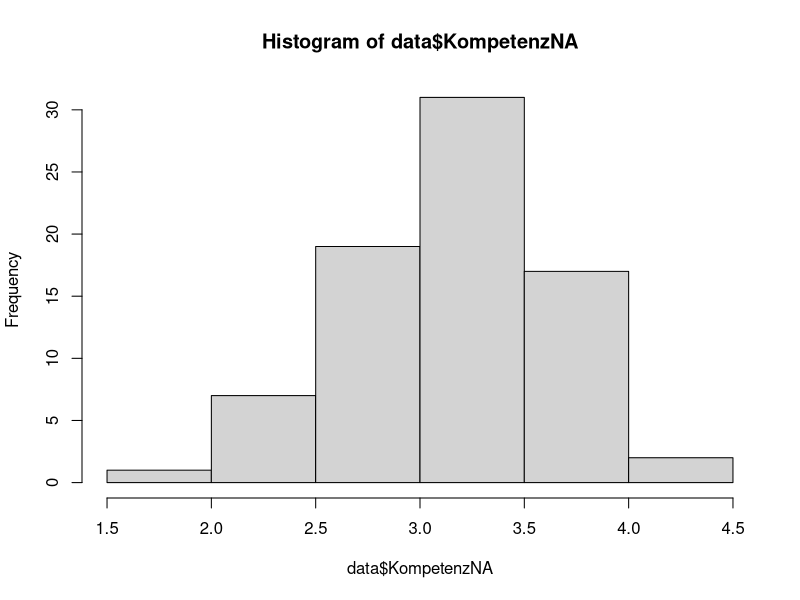
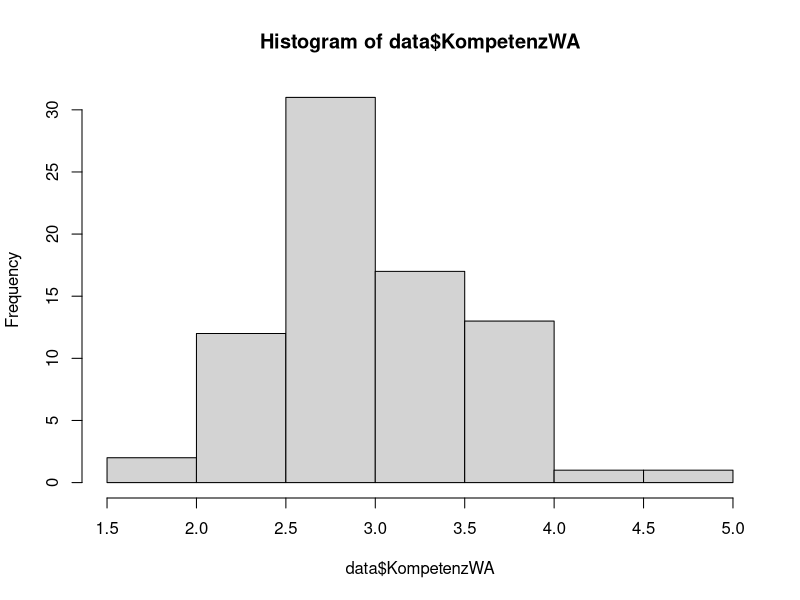
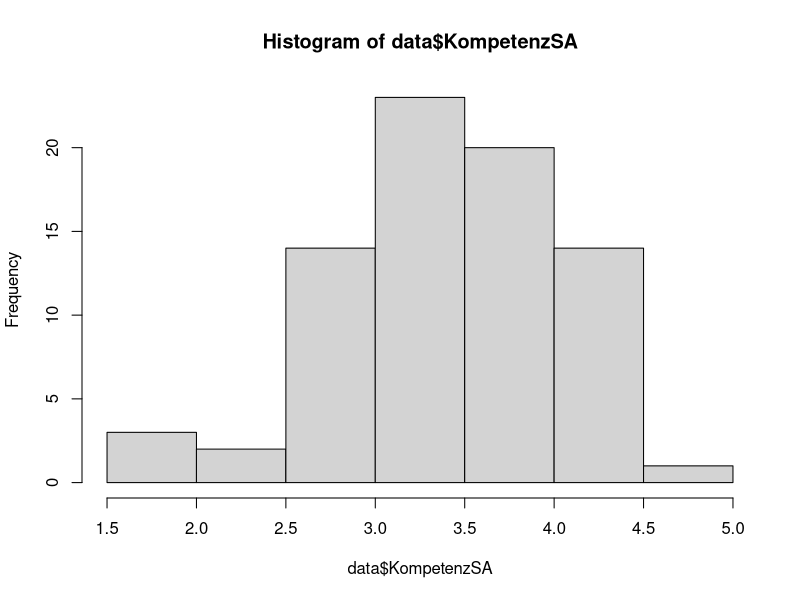
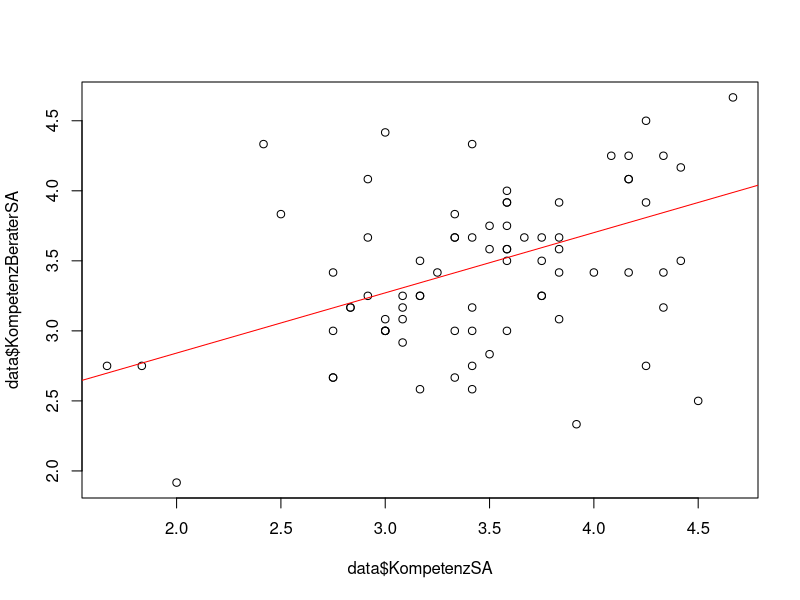
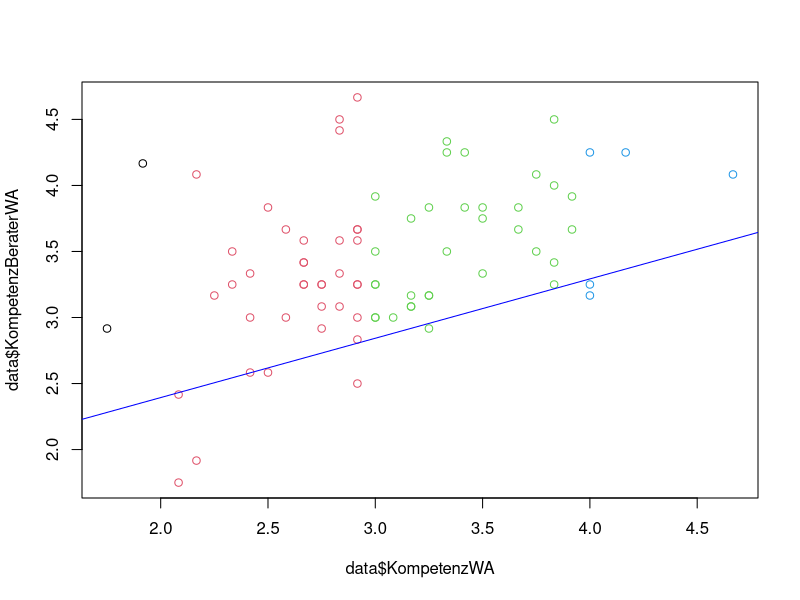
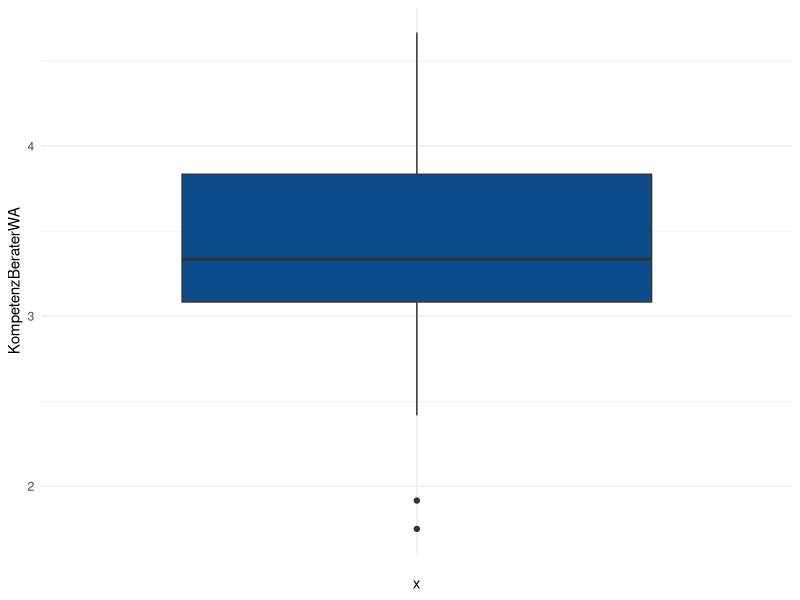
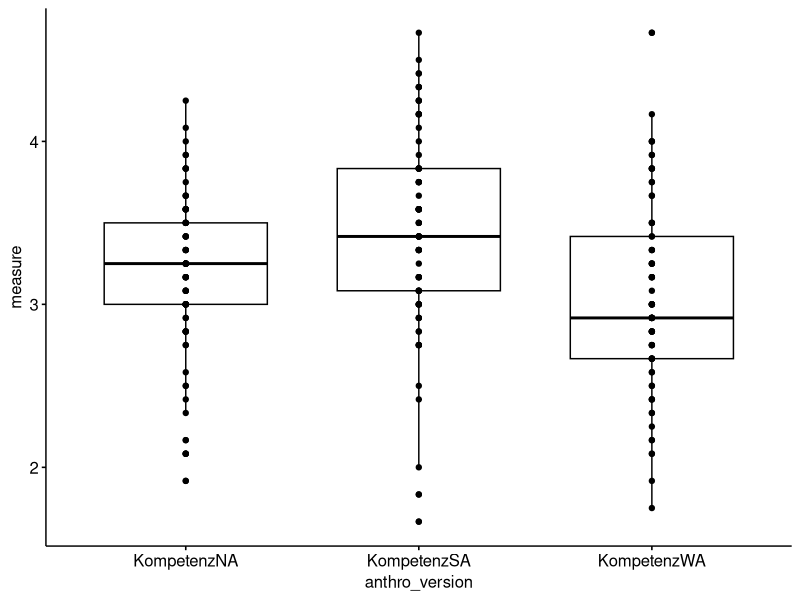
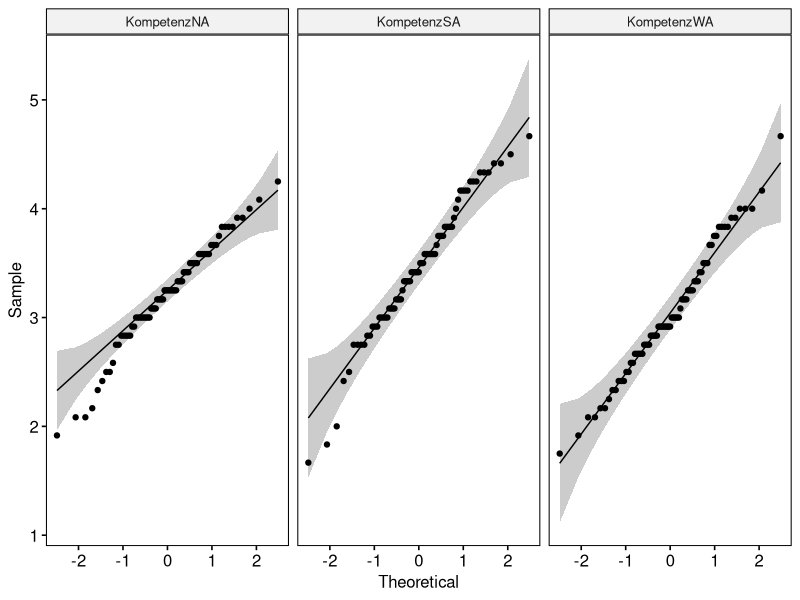

The R script that drew these images, in order:
library(data.table)
library(psych)
library(ggplot2)
library(tidyverse)
library(ggpubr)
library(rstatix)

# ------------------Data Loading and Preparation ------------------------
#load data
data <- fread("survey_results_manualclean.csv")
#remove empty rows
data <- data[-(64),]

# replace NANs with NA
is.nan.data.frame <- function(x)
  do.call(cbind, lapply(x, is.nan))

data[is.nan(data)] <- NA


# -------------NA------------------------------------
#Prüfung ob Kompetenzvariabeln NA normalverteilt

# Shapiro Wilk normality test
shapiro.test(data$KompetenzNA)
# W = 0.97636, p-value = 0.1612
# da p > 0.05 sind Daten normalverteilt
hist(data$KompetenzNA)
# Histogram ist etwa normalverteilt - Bestätigt Shapiro-Wilk Test

# -------------WA------------------------------------
#Prüfung ob Kompetenzvariabeln WA normalverteilt
# Shapiro Wilk normality test
shapiro.test(data$KompetenzWA)
# W = 0.98437, p-value = 0.4662
# da p > 0.05 sind Daten normalverteilt
hist(data$KompetenzWA)
# Histogram ist etwa normalverteilt - Bestätigt Shapiro-Wilk Test

# -------------SA------------------------------------
#Prüfung ob Kompetenzvariabeln SA normalverteilt
# Shapiro Wilk normality test
shapiro.test(data$KompetenzSA)
# W = 0.97451, p-value = 0.1241
# da p > 0.05 sind Daten normalverteilt
hist(data$KompetenzSA)
# Histogram ist etwa normalverteilt - Bestätigt Shapiro-Wilk Test




# --------------------------- Welch Two Sample t-Test NA-SA ----------------------------
# Vorbedingung: Ist Varianz etwa gleich?
describeBy(data$KompetenzSA, na.rm = TRUE)
describeBy(data$KompetenzNA, na.rm = TRUE)
# KompetenzSA sd = 0.61; KompetenzNA sd = 0.48

# Nullhypothese: No difference between averages of the two groups

# ---Alternativhypothese: SA ist weniger kompetent als NA
t.test(data$KompetenzNA, data$KompetenzSA, alternative = "less", na.rm = TRUE)
#t = -2.7794, df = 143.55, p-value = 0.003088
#alternative hypothesis: true difference in means is less than 0


# ---Alternativhypothese: SA ist kompetenter als NA
t.test(data$KompetenzNA, data$KompetenzSA, alternative = "greater", na.rm = TRUE)
#t = -2.7794, df = 143.55, p-value = 0.9969
#alternative hypothesis: true difference in means is greater than 0
# ---> there is not enough evidence of a difference between the (true) averages of the two groups

# ---Two-sided
t.test(data$KompetenzNA, data$KompetenzSA, alternative = "two.sided", na.rm = TRUE)
# t = -2.7794, df = 143.55, p-value = 0.006175
# alternative hypothesis: true difference in means is not equal to 0





# --------------------------- Wilcoxon NA-SA ----------------------------
describe(data$KompetenzNA)
#    vars  n mean   sd median trimmed  mad  min  max range  skew kurtosis   se
# X1    1 77  3.2 0.48   3.25    3.23 0.37 1.92 4.25  2.33 -0.45     0.16 0.05
describe(data$KompetenzSA)
#   vars  n mean   sd median trimmed  mad  min  max range  skew kurtosis   se
#X1    1 77 3.45 0.61   3.42    3.47 0.62 1.67 4.67     3 -0.41     0.24 0.07

# Ist die wahrgenommene Kompetenz des NA geringer als diejenige des SA?
wilcox.test(data$KompetenzNA, data$KompetenzSA, paired = TRUE, exact = FALSE, correct = TRUE, alternative = "less")
# V = 763, p-value = 0.001588
# alternative hypothesis: true location shift is less than 0
# --> Ja

# --------------------------- Wilcoxon NA-WA ----------------------------
describe(data$KompetenzNA)
#    vars  n mean   sd median trimmed  mad  min  max range  skew kurtosis   se
# X1    1 77  3.2 0.48   3.25    3.23 0.37 1.92 4.25  2.33 -0.45     0.16 0.05
describe(data$KompetenzWA)
#    vars  n mean  sd median trimmed  mad  min  max range skew kurtosis   se
# X1    1 77 3.04 0.58   2.92    3.03 0.49 1.75 4.67  2.92 0.26    -0.23 0.07

# Ist die wahrgenommene Kompetenz des NA geringer als diejenige des WA?
wilcox.test(data$KompetenzNA, data$KompetenzWA, paired = TRUE, exact = FALSE, correct = TRUE, alternative = "less")
# V = 1714.5, p-value = 0.9939
# --> Nein

# --------------------------- Wilcoxon WA-SA ----------------------------
describe(data$KompetenzWA)
#    vars  n mean  sd median trimmed  mad  min  max range skew kurtosis   se
# X1    1 77 3.04 0.58   2.92    3.03 0.49 1.75 4.67  2.92 0.26    -0.23 0.07
describe(data$KompetenzSA)
#   vars  n mean   sd median trimmed  mad  min  max range  skew kurtosis   se
#X1    1 77 3.45 0.61   3.42    3.47 0.62 1.67 4.67     3 -0.41     0.24 0.07

# Ist die wahrgenommene Kompetenz des NA grösser als diejenige des WA?
wilcox.test(data$KompetenzWA, data$KompetenzSA, paired = TRUE, exact = FALSE, correct = TRUE, alternative = "greater")
# V  = 496, p-value = 1
# --> Nein




# --------------------------- Multiple Regression KompetenzSA~KompetenzBeraterSA----------------------------
plot(data$KompetenzSA, data$KompetenzBeraterSA)

#Beraterkompetenz abhängig von HM Kompetenz?
testmodel <- lm(KompetenzSA~KompetenzBeraterSA, data = data)

# add line to plot which shows the estimated values
abline(testmodel, col="red")

summary(testmodel)


# --------------------------- Multiple Regression KompetenzWA~KompetenzBeraterWA----------------------------
plot(data$KompetenzWA, data$KompetenzBeraterWA, col = data$KompetenzWA)

#Beraterkompetenz abhängig von HM Kompetenz?
testmodel <- lm(KompetenzWA~KompetenzBeraterWA, data = data)
# da p-value: 6.633e-05, leistet das Modell einen Erklärungsbeitrag zur Fragestellung
# --> Multiple R-squared:  0.1923 -> ich kann ledglich 17.42% der Varianz von KompetenzWA erklären (sehr wenig)
# --> Ändert sich die KompetenzBeraterWA um 1 Einheit, steigt die KompetenzWA um 0.4371

# add line to plot which shows the estimated values
abline(testmodel, col="blue")

summary(testmodel)





# ---------------------------  Pearson Korrelation KompetenzXA~KompetenzBeraterXA----------------------------
# Voraussetzungen erfüllt gemäss https://www.methodenberatung.uzh.ch/de/datenanalyse_spss/zusammenhaenge/korrelation.html#3.6._Eine_typische_Aussage

#detect outliers using a boxplot
ggplot(data) +
  aes(x = "", y = KompetenzBeraterWA) +
  geom_boxplot(fill = "#0c4c8a") +
  theme_minimal()

# Pearson Korrelation Test
cor.test(data$KompetenzBeraterWA, data$KompetenzWA)
# t = 4.2257, df = 75, p-value = 6.633e-05
# alternative hypothesis: true correlation is not equal to 0
# 95 percent confidence interval:
#  0.2379086 0.6032485
# sample estimates:
#   cor 
# 0.4385202 

cor.test(data$KompetenzBeraterNA, data$KompetenzNA)
# t = 4.7501, df = 75, p-value = 9.558e-06
# alternative hypothesis: true correlation is not equal to 0
# 95 percent confidence interval:
#   0.2879387 0.6363403
# sample estimates:
#   cor 
# 0.4809031 

cor.test(data$KompetenzBeraterSA, data$KompetenzSA)
# t = 3.6911, df = 75, p-value = 0.000421
# alternative hypothesis: true correlation is not equal to 0
# 95 percent confidence interval:
#   0.1842852 0.5663259
# sample estimates:
#   cor 
# 0.3920805 




# ---------------------------  Pearson Korrelation KompetenzXA~KompetenzXA - Honesty----------------------------
# Voraussetzungen erfüllt gemäss https://www.methodenberatung.uzh.ch/de/datenanalyse_spss/zusammenhaenge/korrelation.html#3.6._Eine_typische_Aussage





# ---------------------------   Repeated One-way ANOVA ----------------------------
# data preparation
# extract the 3 competence measure-columns NA, WA, SA
data_extract <- data %>% select(id, KompetenzNA, KompetenzWA, KompetenzSA)
# rearrange values
competence <- data_extract %>%  
  gather(key = "anthro_version", value = "measure", KompetenzNA, KompetenzWA, KompetenzSA) %>% 
  convert_as_factor(id, anthro_version)

# compute some summary statistics
competence %>%
  group_by(anthro_version) %>%
  get_summary_stats(measure, type = "mean_sd")
# A tibble: 3 x 5
#anthro_version variable     n  mean    sd
# <fct>            <chr>    <dbl> <dbl> <dbl>
# 1 KompetenzNA    measure     78  3.20 0.475
# 2 KompetenzSA    measure     78  3.44 0.61 
# 3 KompetenzWA    measure     78  3.04 0.574

# Visualize
bxp <- ggboxplot(competence, x = "anthro_version", y = "measure", add = "point")
bxp

#Check for extreme outliers
competence %>%
  group_by(anthro_version) %>%
  identify_outliers(measure)
# --> No, extreme outliers

# Check normality assumption
competence %>%
  group_by(anthro_version) %>%
  shapiro_test(measure)
# The competence scores are all normally distributed at each anthro_version, as assessed by Shapiro-Wilk’s test (p > 0.05).

# Additional normality assumptions check since Shapiro Wilks test can get sensitive to minor deviation from normality with sample size > 50
ggqqplot(competence, "measure", facet.by = "anthro_version")

# Computation of repeated ANOVA
res.aov <- anova_test(data = competence, dv = measure, wid = id, within = anthro_version)
get_anova_table(res.aov)
## ANOVA Table (type III tests)
## 
##   Effect         DFn DFd F      p        p<.05   ges
## 1 anthro_version   2 154 16.285 3.84e-07 *       0.083
## --> The competence score is statistically significantly different for the different anthro_versions NA, WA, and SA
